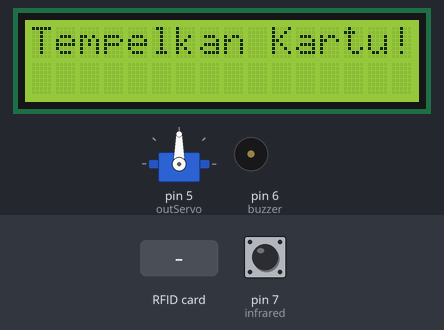
This sketch was run on a simulated Arduino Uno, built with avr-gcc and run on an emulated ATmega328P. Shown: 16×2 character LCD, servo, buzzer (waves = sounding, pin HIGH). The inputs (shaded band) are chosen by the test bench; at power-on: pin 7 (infrared) HIGH. Pins used as bus, display or sensor lines are not drawn; what the sketch prints to the serial monitor is not drawn.

Above: at 2.7 s.
2.8 s: RFID card 5E 7A 19 C4 held to the reader
At 3.6 s:
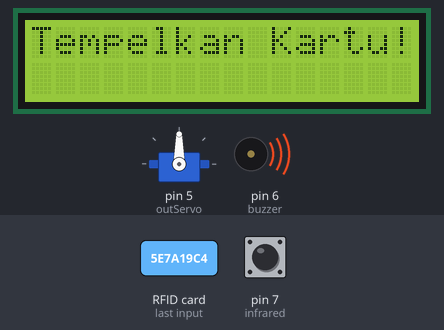
At 4.6 s:
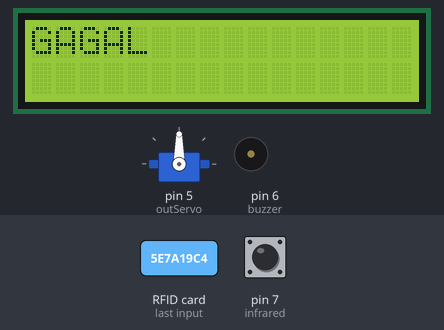
Timing chart, 0 to 6.1 s (numbered marks = the images above; inputs shaded):
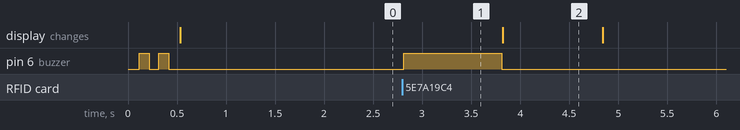

The sketch:

7.RFID_4.ino
```cpp
#include <SPI.h>
#include <MFRC522.h>
#include <LiquidCrystal_I2C.h>
#include <Servo.h>

String uidString;
int outServo = 5;
int buzzer = 6;
int infrared = 7;
int kunci = 0;
#define SS_PIN 10
#define RST_PIN 9
MFRC522 mfrc522(SS_PIN, RST_PIN);   //Create MFRC522 instance
LiquidCrystal_I2C lcd(0x27,16,2);
Servo myservo;

void setup(){
  Serial.begin(9600);
  pinMode(buzzer, OUTPUT);
  pinMode(infrared, INPUT);
  SPI.begin();  //Initiate SPI bus
  lcd.begin();
  mfrc522.PCD_Init();
  myservo.attach(outServo);
  bunyibuzzeroke();
  lcd.clear(); //Untuk Menghapus karakter pada LCD
  lcd.setCursor(0,0);
  lcd.print("Tempelkan Kartu!");
  delay(1000);
}

void loop(){
  //Baca Data
  int bacaIR= digitalRead(infrared);
  if(mfrc522.PICC_IsNewCardPresent() and kunci==0){
    readRFID();
    Serial.print("Tag UID: " + String(uidString));
  if(uidString=="2A-A5-B7-15"){
    bunyibuzzeroke();
//    lcd.clear(); //Untuk Menghapus karakter pada LCD
//    lcd.setCursor(0,0);
//    lcd.print("Tempelkan Kartu!");
//    delay(1000);
    lcd.clear();
    lcd.setCursor(0,0);
    lcd.print("BERHASIL");
    delay(1000);
    lcd.clear();
    lcd.setCursor(4,0);
    lcd.print("AHMAD");
    lcd.setCursor(0,1);
    lcd.print("Silahkan Masuk");
    myservo.write(180);
    delay(1000);
    kunci = 1;
  }else if(uidString=="1A-C-E9-80" && kunci==0){
    bunyibuzzeroke();
    lcd.clear();
    lcd.setCursor(3,0);
    lcd.print("SAYUTI");
    lcd.setCursor(0,1);
    lcd.print("Silahkan Masuk");
    myservo.write(180);
    delay(1000);
    kunci=1;
  }else{
    bunyibuzzergagal();
    lcd.clear();
    lcd.setCursor(0,0);
    lcd.print("GAGAL");
    delay(1000);
    lcd.clear(); //Untuk Menghapus karakter pada LCD
    lcd.setCursor(0,0);
    lcd.print("Tempelkan Kartu!");
  }
  }

  if (bacaIR==0 and kunci==1){
    lcd.clear();
    lcd.setCursor(0,0);
    lcd.print("Palang Tertutup");
    delay(1000);
    lcd.clear(); //Untuk Menghapus karakter pada LCD
    lcd.setCursor(0,0);
    lcd.print("Tempelkan Kartu!");
//    lcd.clear();
    delay(1000);
    bunyibuzzergagal();
    kunci= 0;
    myservo.write(90); //0-180
    delay(1000);
  }
}

void readRFID() {
  mfrc522.PICC_ReadCardSerial();
  //Pembatas bisa dirubah sesuai keinginan, disini yang digunakan "-"
  uidString = String(mfrc522.uid.uidByte[0],HEX) + "-" +
              String(mfrc522.uid.uidByte[1],HEX) + "-" +
              String(mfrc522.uid.uidByte[2],HEX) + "-" +
              String(mfrc522.uid.uidByte[3],HEX);
              uidString.toUpperCase();
}

void bunyibuzzeroke(){
  digitalWrite(buzzer, HIGH);
  delay(100);
  digitalWrite(buzzer, LOW);
  delay(100);
  digitalWrite(buzzer, HIGH);
  delay(100);
  digitalWrite(buzzer, LOW);
  delay(100);
}

void bunyibuzzergagal(){
  digitalWrite(buzzer, HIGH);
  delay(1000);
  digitalWrite(buzzer, LOW);
}
```

Measured:
- after the input at 2.8 s, pin 6 (buzzer): LOW → HIGH at once, → LOW 1.0 s later
- what the display in image 2 shows lasts 1.0 s, from 3.8 s to 4.8 s
